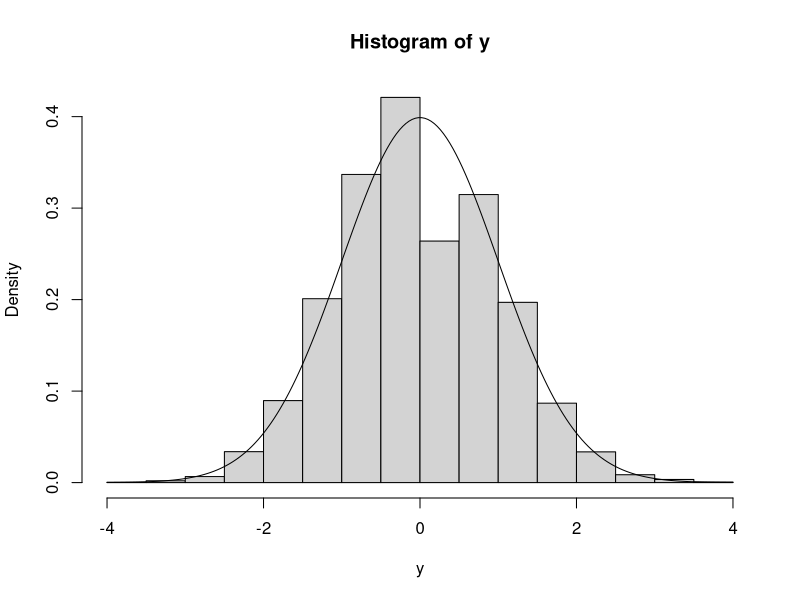
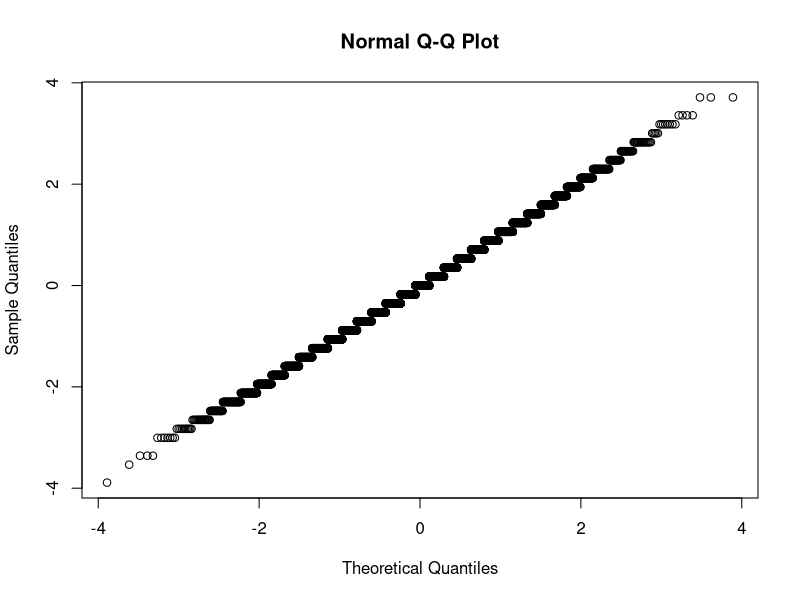

The R source for these figures, in order:
# Empirical verification of the central limit theorem.

# Recall: For X_1, X_2, .. a sequence of independent and identically distributed
#random variables such that E(X_i) = mu and 0 < var(X_i) = sig^2 < infty, 
#then : Y_n = 1/sqrt(n* sig^2) * sum_{i=1}^n (X_i - mu) -> Z for Z ~ N(0,1).
# ---- Prove this for X_i ~ Bernoulli(p). ---

#Let m = 10^4 the number of repetitions of the MonteCarlo simulation
#For a sample size n = (50,200,1000), 
# 1. Generate m realisations y_n of Y_n and store them in a vector y
# 2. Plot a normalized histogram of y
# 3. Plot the qqplot of y using qqnorm.


# Initial data ------------------------------------------------------------
m = 10^4         #nb of MC simulations
n = 200           # (50, 200 or 1000)
p = 0.2          # arbitrary
 
mu = p
sig2 = p*(1-p)   # Recall X ~ Bernoulli(p)
 

# Define Z to compare later -----------------------------------------------
Z = seq(-4,4, length.out = n)
 

# Define n times m realizations of X ~ Bernoulli(p) -----------------------
x = 0 
for (i in seq(1,n)) {
  x = x + rbinom(m,1,p) # Bernoulli is a special case of the Binomial distr.
} 


# Compute y ---------------------------------------------------------------
y = (x - n*mu) / sqrt(n*sig2)
 

# Histogram y compared to Z -----------------------------------------------
hist(y, freq=F)
lines(sort(Z), dnorm(sort(Z), mean = 0, sd=1))


# QQplot ------------------------------------------------------------------
qqnorm(y)

# See png files for illustrations
